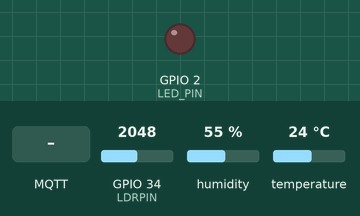
Simulated run of this sketch. Board: ESP32. Shown: output pins drawn as LEDs (lit = HIGH). The test bench sets the inputs (shaded band); at power-on: GPIO 34 (LDRPIN) = 2048, humidity 55 %, temperature 24 °C. WiFi joins after 1.5 s; servers stay silent unless stated; random numbers use the default seed unless the sketch sets one; no MQTT or app messages arrive unless stated; what the sketch prints to the serial monitor is not drawn.

Above: at 2.7 s.
2.8 s: MQTT message "device0XX@on|" arrives on the first subscribed topic
At 3.8 s:
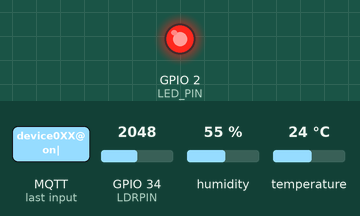
5.8 s: MQTT message "device0XX@off|" arrives on the first subscribed topic
At 6.1 s:
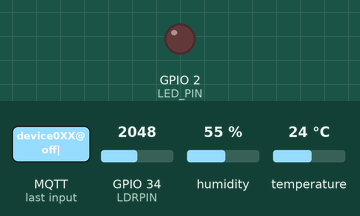
Timing chart, 0 to 8.8 s (numbered marks = the images above; inputs shaded):
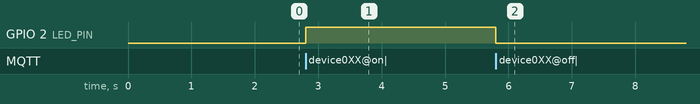

The sketch:

sketch.ino
```cpp
#include <WiFi.h>
#include <PubSubClient.h>
#include <DHT.h>

#define DHTPIN 4
#define DHTTYPE DHT22
#define LED_PIN 2
#define LDRPIN 34

const char* ssid = "Wokwi-GUEST";
const char* password = "";
const char* mqtt_server = "3.135.234.101";

// 1. Correção do Tópico: 'device001' alterado para minúsculo para alinhar com o Python
const char* topico_telemetria = "/TEF/device0XX/attrs";   //Aqui ajustar o seu numero de indentificação (ID) 0XX
const char* topico_comando = "/TEF/device0XX/cmd"; //Aqui ajustar o seu numero de indentificação (ID) 0XX

DHT dht(DHTPIN, DHTTYPE);
WiFiClient espClient;
PubSubClient client(espClient);

unsigned long lastMsg = 0;
const long interval = 2000;
int pwm = 0;
int leituraLDR = 0;

void callback(char* topic, byte* payload, unsigned int length)
{
    // Alocação dinâmica segura na stack e terminação da string
    char msg[length + 1];
    memcpy(msg, payload, length);
    msg[length] = '\0';

    Serial.printf("Comando recebido no topico %s: %s\n", topic, msg);

    // 2. Correção de Payload: Inclusão do '001' no prefixo esperado
    if (strcmp(msg, "device0XX@on|") == 0)           //Aqui ajustar o seu numero de indentificação (ID) 0XX
    {
        digitalWrite(LED_PIN, HIGH);
        Serial.println("Ação: LED LIGADO");
    }
    else if (strcmp(msg, "device0XX@off|") == 0)    //Aqui ajustar o seu numero de indentificação (ID) 0XX
    {
        digitalWrite(LED_PIN, LOW);
        Serial.println("Ação: LED DESLIGADO");
    }
    else {
        // 3. Mitigação de Falha Silenciosa: Tratamento de exceção local
        Serial.println("Ação: Comando não reconhecido. Ignorado.");
    }
}

void setup()
{
    Serial.begin(115200);
    pinMode(LED_PIN, OUTPUT);
    digitalWrite(LED_PIN, LOW);
    digitalWrite(LDRPIN, 0);

    dht.begin();

    WiFi.begin(ssid, password);
    Serial.print("Conectando WiFi");
    while (WiFi.status() != WL_CONNECTED)
    {
        delay(500);
        Serial.print(".");
    }
    Serial.println("\nWiFi Conectado!");

    client.setServer(mqtt_server, 1883);
    client.setCallback(callback);
}

void reconnect() {
    while (!client.connected())
    {
        Serial.print("Conectando ao MQTT...");

        char clientId[30];
        snprintf(clientId, sizeof(clientId), "ESP32_Wokwi_%04X", random(0xffff));

        if (client.connect(clientId))
        {
            Serial.println("Conectado!");
            // Assinatura de tópico efetuada com a nova constante
            client.subscribe(topico_comando);
        }
        else
        {
            Serial.print("Falha, rc=");
            Serial.print(client.state());
            Serial.println(" Retentando em 5s...");
            delay(5000);
        }
    }
}

void loop()
{
    if (!client.connected()) reconnect();

    client.loop();

    unsigned long now = millis();
    if (now - lastMsg > interval)
    {
        lastMsg = now;

        // Valor da temperatura e umidade
        float t = dht.readTemperature();
        float h = dht.readHumidity();

        // Valor do LDR
        leituraLDR = analogRead(LDRPIN);

        // se o ldr não estiver funcionando printar
        if (isnan(leituraLDR))
        {
          Serial.println("Falha ao ler o LDR");
          return;
        }

        if (isnan(t) || isnan(h))
        {
            Serial.println("Falha ao ler o DHT!");
            return;
        }

        char buffer[50];

        // print da temperatura e umidade
        Serial.println(leituraLDR);
        snprintf(buffer, sizeof(buffer), "T|%.1f|H|%.1f|L|%d", t, h, leituraLDR);

        // print do ldr
        // snprintf(buffer, sizeof(buffer), "l|%.1f", ldrValue);

        client.publish(topico_telemetria, buffer);
        Serial.printf("Publicado: %s\n", buffer);
    }
}
```

Measured:
- after the input at 2.8 s, GPIO 2 (LED_PIN): LOW → HIGH at once
- after the input at 5.8 s, GPIO 2 (LED_PIN): HIGH → LOW at once
